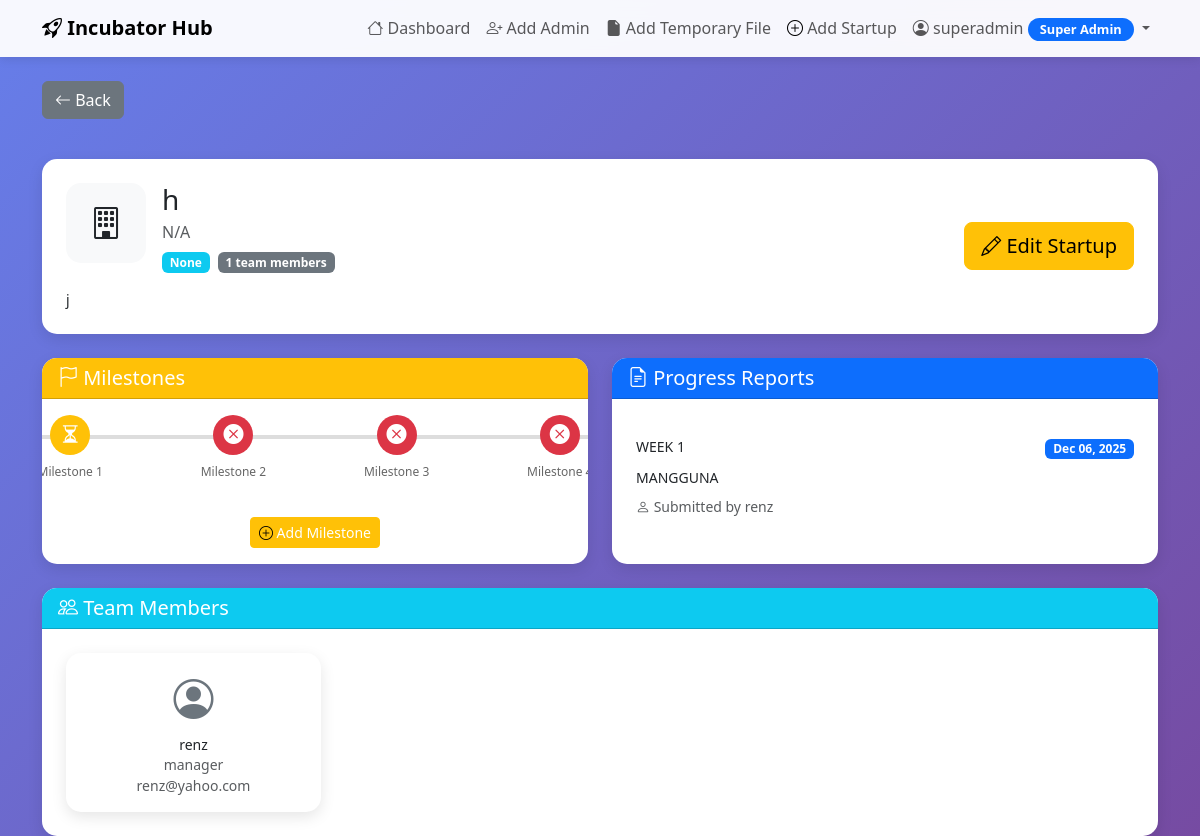
The page /view_startup/1 (signed in) on the database its author committed.
### app.py (models this page shows)
class User(db.Model):
    id = db.Column(db.Integer, primary_key=True)
    first_name = db.Column(db.String(100), nullable=True)
    username = db.Column(db.String(80), unique=True, nullable=False)
    email = db.Column(db.String(120), unique=True, nullable=False)
    contact_number = db.Column(db.String(20), nullable=True)
    password_hash = db.Column(db.String(200), nullable=False)
    role = db.Column(db.String(20), nullable=False)  # 'super_admin', 'admin', 'incubatee'
    created_at = db.Column(db.DateTime, default=datetime.utcnow)
    created_by = db.Column(db.Integer, db.ForeignKey('user.id'), nullable=True)
    startups = db.relationship('Startup', backref='owner', lazy=True, foreign_keys='Startup.owner_id')
    memberships = db.relationship('StartupMember', backref='user', lazy=True)
    progress_reports = db.relationship('ProgressReport', backref='submitted_by_user', lazy=True)

class Startup(db.Model):
    id = db.Column(db.Integer, primary_key=True)
    name = db.Column(db.String(200), nullable=False)
    description = db.Column(db.Text, nullable=True)
    logo = db.Column(db.String(200), nullable=True)
    industry = db.Column(db.String(100), nullable=True)
    stage = db.Column(db.String(50), default='ideation')
    owner_id = db.Column(db.Integer, db.ForeignKey('user.id'), nullable=False)
    created_at = db.Column(db.DateTime, default=datetime.utcnow)
    email = db.Column(db.String(120), nullable=True)
    contact_number = db.Column(db.String(20), nullable=True)
    members = db.relationship('StartupMember', backref='startup', lazy=True, cascade='all, delete-orphan')
    milestones = db.relationship('Milestone', backref='startup', lazy=True, cascade='all, delete-orphan')
    progress_reports = db.relationship('ProgressReport', backref='startup', lazy=True, cascade='all, delete-orphan')

class ProgressReport(db.Model):
    id = db.Column(db.Integer, primary_key=True)
    startup_id = db.Column(db.Integer, db.ForeignKey('startup.id'), nullable=False)
    submitted_by = db.Column(db.Integer, db.ForeignKey('user.id'), nullable=False)
    title = db.Column(db.String(200), nullable=False)
    description = db.Column(db.Text, nullable=False)
    achievements = db.Column(db.Text, nullable=True)
    challenges = db.Column(db.Text, nullable=True)
    next_steps = db.Column(db.Text, nullable=True)
    submitted_at = db.Column(db.DateTime, default=datetime.utcnow)

class StartupMember(db.Model):
    id = db.Column(db.Integer, primary_key=True)
    startup_id = db.Column(db.Integer, db.ForeignKey('startup.id'), nullable=False)
    user_id = db.Column(db.Integer, db.ForeignKey('user.id'), nullable=False)
    role = db.Column(db.String(100), nullable=True)  # CEO, CTO, etc.
    joined_at = db.Column(db.DateTime, default=datetime.utcnow)

### app.py (the view, shortened to what this page needs)
@app.route('/view_startup/<int:startup_id>')
@login_required
def view_startup_progress(startup_id):
    startup = Startup.query.get_or_404(startup_id)
    user = User.query.get(session['user_id'])
    milestones = Milestone.query.filter_by(startup_id=startup_id).all()
    reports = ProgressReport.query.filter_by(startup_id=startup_id).order_by(
        ProgressReport.submitted_at.desc()
    ).all()
    milestonesGroup = {m.milestone_progress: m.status for m in Milestone.query.filter_by(startup_id=startup_id).all()}
    return render_template('view_startup.html',
                         startup=startup,
                         milestones=milestones,
                         reports=reports,
                         milestonesGroup=milestonesGroup)

### app.py (called while the page is built)
def login_required(f):
    @wraps(f)
    def decorated_function(*args, **kwargs):
        if 'user_id' not in session:
            flash('Please log in to access this page.', 'warning')
            return redirect(url_for('login'))
        return f(*args, **kwargs)
    return decorated_function

### templates/view_startup.html (shortened to what this page needs)
{% extends "base.html" %}
{% block content %}
<div class="row mb-3 mb-md-4">
    <div class="col">
        <a href="{{ url_for('dashboard') }}" class="btn btn-secondary mb-3">
            <i class="bi bi-arrow-left"></i> <span class="d-none d-sm-inline">Back</span>
        </a>
    </div>
</div>
<div class="card mb-3 mb-md-4">
    <div class="card-body p-3 p-md-4">
        <div class="row align-items-center">
            <div class="col-12 col-lg-8 mb-3 mb-lg-0">
                <div class="d-flex align-items-start flex-column flex-sm-row">
                    {% if startup.logo %}
                    <img src="{{ url_for('static', filename='uploads/' + startup.logo) }}"
                         class="me-0 me-sm-3 mb-3 mb-sm-0"
                         style="width: 80px; height: 80px; object-fit: cover; border-radius: 15px;"
                         alt="{{ startup.name }} logo"
                         loading="lazy">
                    {% else %}
                    <div class="me-0 me-sm-3 mb-3 mb-sm-0 bg-light d-flex align-items-center justify-content-center"
                         style="width: 80px; height: 80px; border-radius: 15px; flex-shrink: 0;">
                        <i class="bi bi-building" style="font-size: 2rem;" aria-hidden="true"></i>
                    </div>
                    {% endif %}
                    <div class="w-100">
                        <h2 class="mb-1 h3 h2-md">{{ startup.name }}</h2>
                        <p class="text-muted mb-2">{{ startup.industry or 'N/A' }}</p>
                        <div class="d-flex flex-wrap gap-2">
                            <span class="badge bg-info">{{ startup.stage }}</span>
                            <span class="badge bg-secondary">{{ startup.members|length }} team members</span>
                        </div>
                    </div>
                </div>
                {% if startup.description %}
                <p class="mt-3 mb-0 small">{{ startup.description }}</p>
                {% endif %}
            </div>
            <div class="col-12 col-lg-4 text-start text-lg-end">
                <div class="d-grid gap-2 d-lg-block">
                    {% if session.role in ['super_admin', 'admin'] %}
                    <a href="{{ url_for('edit_startup', startup_id=startup.id) }}"
                       class="btn btn-warning btn-lg">
                        <i class="bi bi-pencil"></i> Edit Startup
                    </a>
                    {% endif %}
                </div>
            </div>
        </div>
    </div>
</div>
<div class="row g-3 g-md-4">
    <div class="col-12 col-lg-6">
        <div class="card">
            <div class="card-header bg-warning text-white">
                <h5 class="mb-0"><i class="bi bi-flag"></i> Milestones</h5>
            </div>
            <div class="card-body crd">
                <div class="milestone-line">
                    <div class="progress-tracker">
                        <div class="progress-line"></div>
                        {% for i in range(1, 5) %}
                        <div class="step">
                            {% if milestonesGroup.get(i) == 'completed' %}
                            <div class="step-icon completed">
                                <a class="nav-link" href="{{ url_for('view_milestone', startup_id=startup.id, index=i) }}">
                                    <i class="bi bi-check-circle-fill"></i>
                                </a>
                            </div>
                            {% elif milestonesGroup.get(i) == 'pending' %}
                            <div class="step-icon in-progress">
                                <a class="nav-link" href="{{ url_for('view_milestone', startup_id=startup.id, index=i) }}">
                                    <i class="bi bi-hourglass-split"></i>
                                </a>
                            </div>
                            {% else %}
                            <div class="step-icon not-yet">
                                <a class="nav-link" href="{{ url_for('view_milestone', startup_id=startup.id, index=i) }}">
                                    <i class="bi bi-x-circle-fill"></i>
                                </a>
                            </div>
                            {% endif %}
                            <div class="step-label">Milestone {{ i }}</div>
                        </div>
                        {% endfor %}
                    </div>
                </div>
                <form method="POST" action="{{ url_for('add_milestone', startup_id=startup.id) }}">
                    <button type="submit" class="btn btn-warning text-white btn-sm w-100">
                        <i class="bi bi-plus-circle"></i> Add Milestone
                    </button>
                </form>
            </div>
        </div>
    </div>
    <div class="col-12 col-lg-6">
        <div class="card h-100">
            <div class="card-header bg-primary text-white">
                <h5 class="mb-0"><i class="bi bi-file-earmark-text"></i> Progress Reports</h5>
            </div>
            <div class="card-body p-3 p-md-4" style="max-height: 800px; overflow-y: auto;">
                {% if reports %}
                <div class="list-group list-group-flush">
                    {% for report in reports %}
                    <div class="list-group-item px-0 py-3">
                        <div class="d-flex flex-column flex-sm-row justify-content-between align-items-start mb-2 gap-2">
                            <h6 class="mb-0 small">{{ report.title }}</h6>
                            <span class="badge bg-primary flex-shrink-0" style="font-size: 0.75rem;">
                                {{ report.submitted_at.strftime('%b %d, %Y') }}
                            </span>
                        </div>
                        <p class="mb-2 small">{{ report.description }}</p>
                        <small class="text-muted d-block mt-2">
                            <i class="bi bi-person"></i> Submitted by {{ report.submitted_by_user.username }}
                        </small>
                    </div>
                    {% endfor %}
                </div>
                {% endif %}
            </div>
        </div>
    </div>
</div>
<div class="row mt-3 mt-md-4">
    <div class="col">
        <div class="card">
            <div class="card-header bg-info text-white">
                <h5 class="mb-0"><i class="bi bi-people"></i> Team Members</h5>
            </div>
            <div class="card-body p-3 p-md-4">
                {% if startup.members %}
                <div class="row g-3">
                    {% for member in startup.members %}
                    <div class="col-6 col-sm-6 col-md-4 col-lg-3">
                        <div class="card h-100">
                            <div class="card-body text-center p-3">
                                <i class="bi bi-person-circle" style="font-size: 2.5rem; color: #6c757d;" aria-hidden="true"></i>
                                <h6 class="mt-2 mb-0 small">{{ member.user.username }}</h6>
                                <small class="text-muted d-block">{{ member.role or 'Member' }}</small>
                                <small class="text-muted d-block text-truncate" title="{{ member.user.email }}">
                                    {{ member.user.email }}
                                </small>
                            </div>
                        </div>
                    </div>
                    {% endfor %}
                </div>
                {% else %}
                <p class="text-muted text-center mb-0">No team members assigned yet</p>
                {% endif %}
            </div>
        </div>
    </div>
</div>
{% endblock %}

### templates/base.html (shortened to what this page needs)
<!DOCTYPE html>
<html lang="en">
<head>
    <link href="https://cdn.jsdelivr.net/npm/bootstrap@5.3.0/dist/css/bootstrap.min.css" rel="stylesheet">
    <link rel="stylesheet" href="https://cdn.jsdelivr.net/npm/bootstrap-icons@1.10.0/font/bootstrap-icons.css">
    <link rel="stylesheet" href="https://cdnjs.cloudflare.com/ajax/libs/bootstrap-icons/1.10.5/font/bootstrap-icons.min.css">
</head>
<body>
    {% if session.user_id %}
    <nav class="navbar navbar-expand-lg navbar-light mb-4">
        <div class="container">
            <a class="navbar-brand fw-bold" href="{{ url_for('dashboard') }}">
                <i class="bi bi-rocket-takeoff"></i> Incubator Hub
            </a>
            <div class="collapse navbar-collapse" id="navbarNav">
                <ul class="navbar-nav ms-auto">
                    <li class="nav-item">
                        <a class="nav-link" href="{{ url_for('dashboard') }}">
                            <i class="bi bi-house"></i> Dashboard
                        </a>
                    </li>
                    {% if session.role == 'super_admin' %}
                    <li class="nav-item">
                        <a class="nav-link" href="{{ url_for('add_admin') }}">
                            <i class="bi bi-person-plus"></i> Add Admin
                        </a>
                    </li>
                    {% endif %}
                    {% if session.role == 'super_admin' %}
                    <li class="nav-item">
                        <a class="nav-link" href="{{ url_for('add_tempfile') }}">
                            <i class="bi bi-file-earmark-fill"></i> Add Temporary File
                        </a>
                    </li>
                    {% endif %}
                    {% if session.role in ['super_admin', 'admin'] %}
                    <li class="nav-item">
                        <a class="nav-link" href="{{ url_for('add_startup') }}">
                            <i class="bi bi-plus-circle"></i> Add Startup
                        </a>
                    </li>
                    {% endif %}
                    <li class="nav-item dropdown">
                        <a class="nav-link dropdown-toggle" href="#" role="button" data-bs-toggle="dropdown" aria-expanded="false">
                            <i class="bi bi-person-circle"></i> {{ session.username }}
                            <span class="badge bg-primary badge-role">{{ session.role.replace('_', ' ').title() }}</span>
                        </a>
                    </li>
                </ul>
            </div>
        </div>
    </nav>
    {% endif %}
    <div class="container">
        {% block content %}{% endblock %}
    </div>
</body>
</html>

### templates/base.html (style rules this page uses)
:root { --primary-color: #4f46e5; --secondary-color: #6366f1; }
* { box-sizing: border-box; }
html { -webkit-text-size-adjust: 100%; -ms-text-size-adjust: 100%; }
body { min-height: 100vh; background: linear-gradient(135deg, #667eea 0%, #764ba2 100%); background-attachment: fixed; -webkit-font-smoothing: antialiased; -moz-osx-font-smoothing: grayscale; }
.navbar { background: rgba(255, 255, 255, 0.95) !important; backdrop-filter: blur(10px); -webkit-backdrop-filter: blur(10px); box-shadow: 0 2px 10px rgba(0,0,0,0.1); }
.card { border: none; border-radius: 15px; box-shadow: 0 5px 15px rgba(0,0,0,0.1); transition: transform 0.3s ease; overflow: hidden; }
.badge-role { padding: 5px 12px; border-radius: 20px; font-size: 0.8rem; }
html { scroll-behavior: smooth; }
.card { animation: fadeIn 0.5s ease; }
.crd { display: flex; align-items: center; flex-direction: column; justify-content: space-between; height: 165px; }
.milestone-line { width: 555px; }
.progress-tracker { display: flex; justify-content: space-between; align-items: center; max-width: 600px; margin: 0 auto; position: relative; }
.progress-line { position: absolute; top: 20px; left: 0; right: 0; height: 4px; background-color: #ddd; z-index: 0; }
.step { display: flex; flex-direction: column; align-items: center; position: relative; z-index: 1; cursor: pointer; }
.step-icon { width: 40px; height: 40px; border-radius: 50%; display: flex; align-items: center; justify-content: center; font-size: 20px; color: white; margin-bottom: 8px; }
.step-icon.in-progress { background-color: #ffc107; }
.step-icon.not-yet { background-color: #dc3545; }
.step-label { font-size: 12px; color: #666; text-align: center; }
.bi-plus-circle { color: black; }

### rows shown on the page
User: username "superadmin"
Startup: name "h", industry "N/A", stage "None", description "j"
ProgressReport: title "WEEK 1", submitted_at "Dec 06, 2025", description "MANGGUNA", submitted_by_user.username "renz"
StartupMember: user.username "renz", role "manager", user.email "renz@yahoo.com"

### other values the page prints
{{ session.role.replace('_', ' ').title() }} "Super Admin"
{{ startup.members|length }} "1"
{{ i }} "1" "2" "3"
